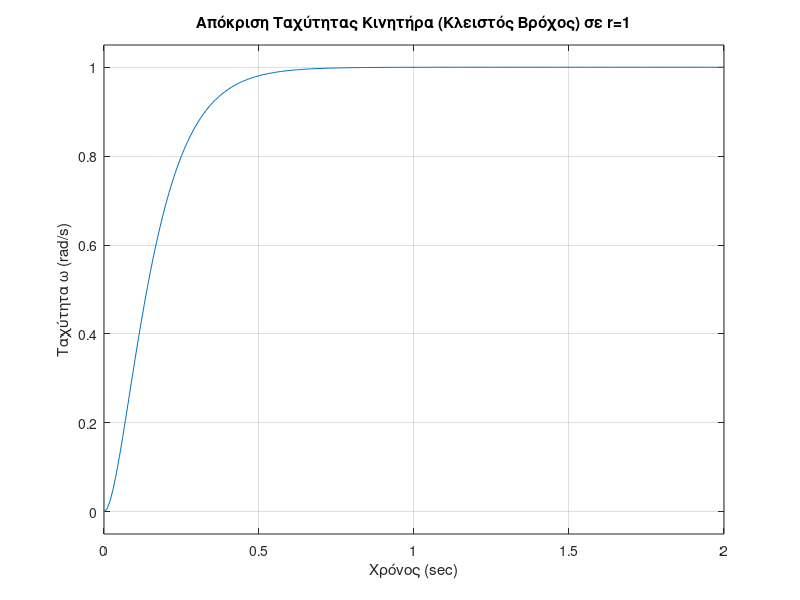

Recreate this plot in MATLAB.
clear;
close all;
clf;
clc;

A = [-2, -0.02; 1, -10];
B = [2; 0];
C = [0, 1];
D = 0;
sys_open = ss(A, B, C, D);
P = [-10, -15]; 
K = place(A, B, P);
disp('Ο πίνακας κερδών K είναι:');
disp(K);
A_cl = A - B*K;
kr = -1 / (C * inv(A_cl) * B);
disp('Το κέρδος kr είναι:');
disp(kr);
B_cl = B * kr;
sys_closed = ss(A_cl, B_cl, C, D);
t = 0:0.01:2;
step(sys_closed, t);
title('Απόκριση Ταχύτητας Κινητήρα (Κλειστός Βρόχος) σε r=1');
xlabel('Χρόνος (sec)');
ylabel('Ταχύτητα \omega (rad/s)');
grid on;
